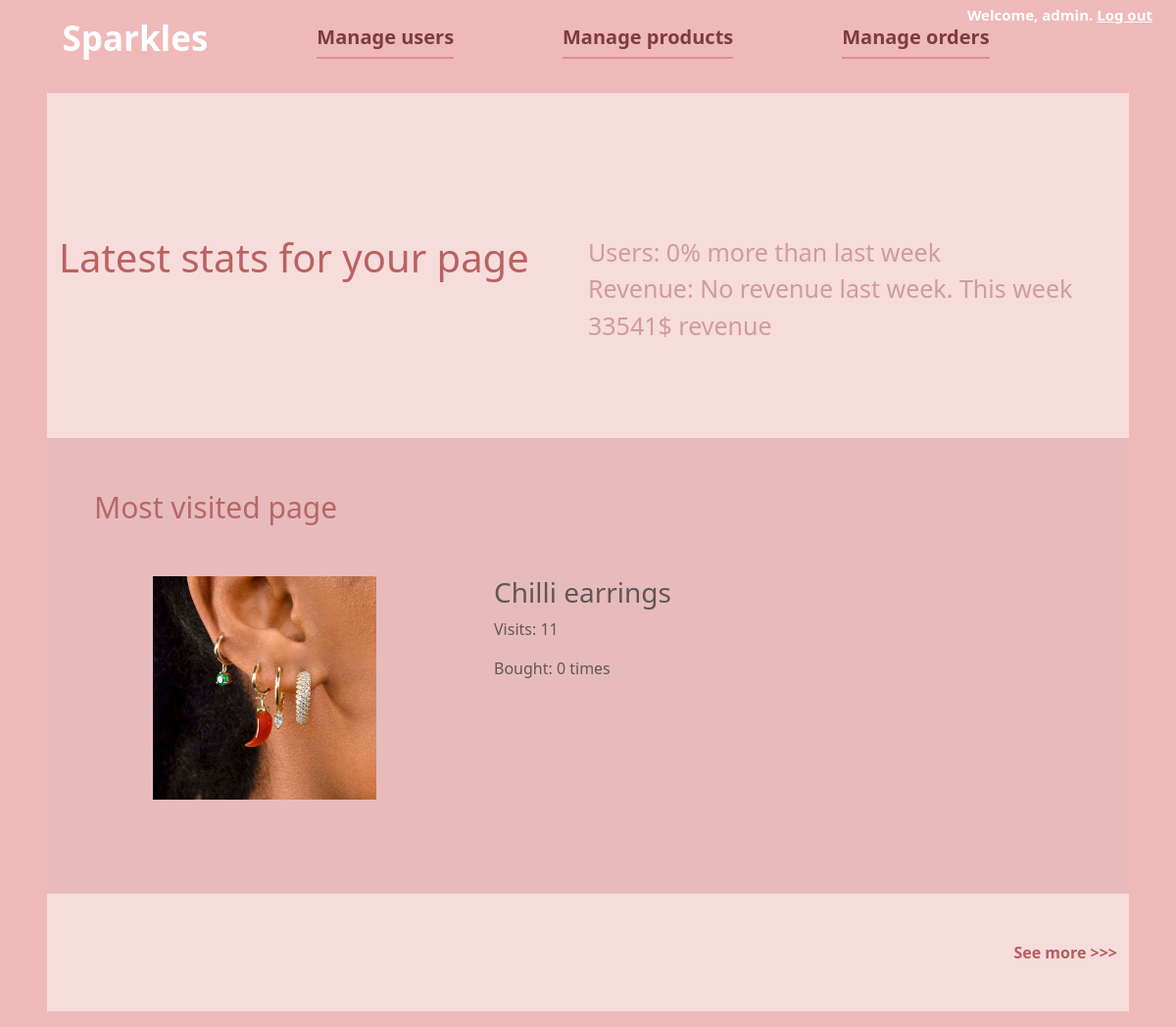
Before: /dashboard/ (signed in) with the older database file.
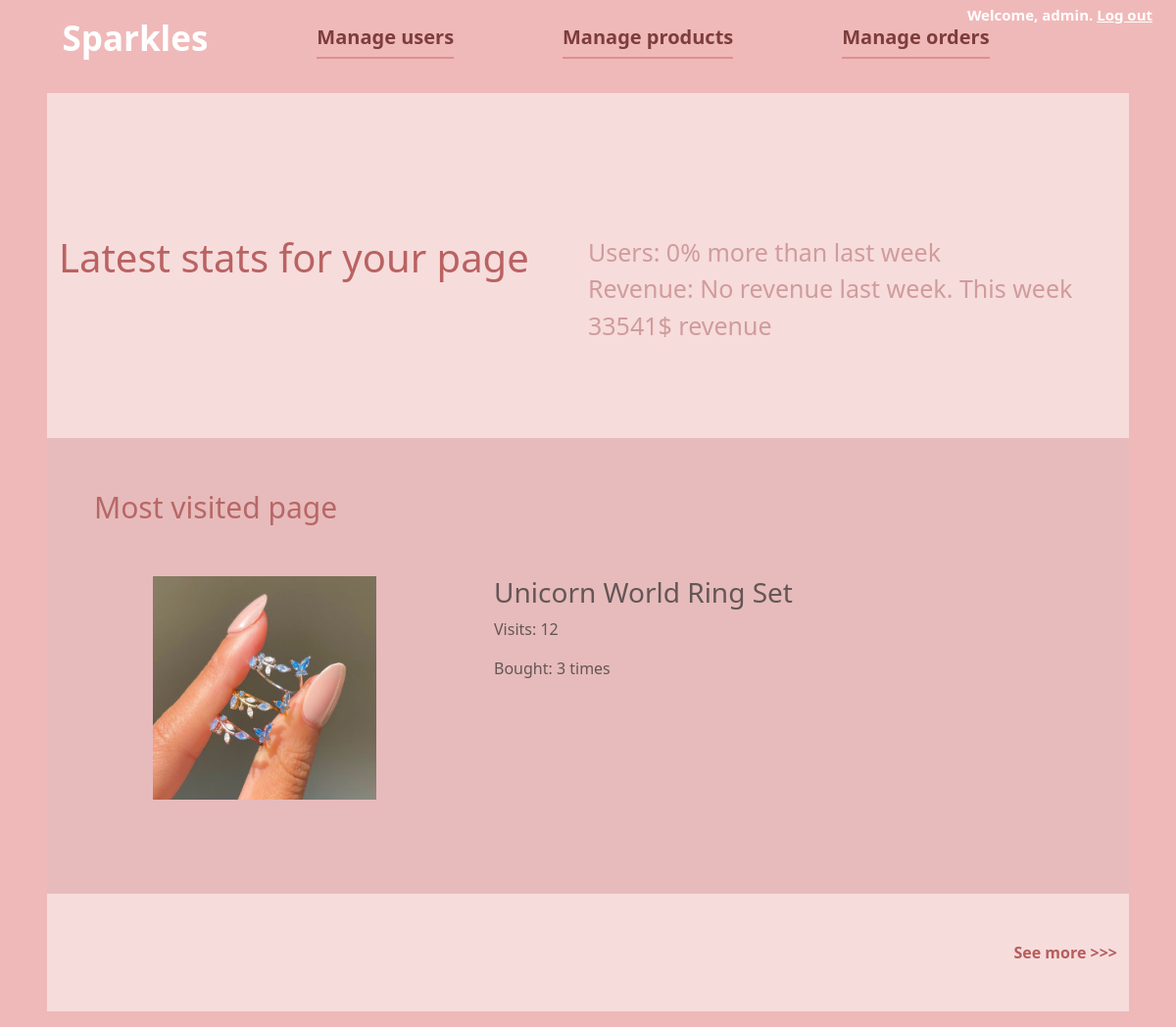
After: the same page with the newer database file.
### shop/models.py (models this page shows, shortened)
class Product(models.Model):
    name = models.CharField(max_length=255)
    quantity = models.IntegerField()
    price = models.IntegerField()
    image = models.ImageField(upload_to='images', blank=True)
    description = models.TextField(max_length=255)
    category = models.ForeignKey(Category, on_delete=models.CASCADE)
    brand = models.ForeignKey(Brand, on_delete=models.CASCADE, blank=True, null=True)
    visits = models.IntegerField(default=0)

### shop/views.py (the view)
# urls.py: path('dashboard/', dashboard, name="dashboard"),
@login_required(login_url="/admin_login")
@user_passes_test(is_seller, login_url="/admin_login")
def dashboard(request):
    context = dict()
    context['most_visited_product'] = get_most_visited_product_info()
    users_last_week = get_number_users_in_interval(14, 7)
    users_this_week = get_number_users_in_interval(7,0)
    msg_users =  f"{int((float(users_this_week)-float(users_last_week))*100/float(users_last_week))}% more than last week" if users_this_week>=users_last_week and users_last_week!=0 and users_this_week!=0 \
                else f"{int((float(users_last_week)-float(users_this_week))*100/float(users_this_week))}% less than last week" if users_last_week>users_this_week and users_last_week!=0 and users_this_week!=0 \
                else f"No users this week. Last week {users_last_week} new users" if users_this_week==0 \
                else f"No users last week. This week {users_this_week} new users"
    print(f"Users last week: {users_last_week}, this week: {users_this_week}")
    revenue_last_week = get_revenue_in_interval(14,7)
    revenue_this_week = get_revenue_in_interval(7,0)
    msg_revenue =  f"{int((float(revenue_this_week)-float(revenue_last_week))*100/float(revenue_last_week))}% more than last week" if revenue_this_week>=revenue_last_week and revenue_last_week!=0 and revenue_this_week!=0 \
                else f"{int((float(revenue_last_week)-float(revenue_this_week))*100/float(revenue_this_week))}% less than last week" if revenue_last_week>revenue_this_week and revenue_last_week!=0 and revenue_this_week!=0 \
                else f"No revenue this week. Last week {revenue_last_week}$ revenue" if revenue_this_week==0 \
                else f"No revenue last week. This week {revenue_this_week}$ revenue"
    print(f"Revenue last week: {revenue_last_week}, this week: {revenue_this_week}")
    context["user_info"] = msg_users
    context["revenue_info"] = msg_revenue
    return render(request, "seller/dashboard.html", context=context)

### shop/models.py (called while the page is built)
    def __str__(self) -> str:
        return f"{self.user.username} - {self.total}. Paid order: {self.paid}"

### shop/views.py (called while the page is built)
def is_seller(user):
    return user.groups.filter(name='Seller').exists()

def get_most_visited_product_info():
    product = max(Product.objects.all(), key=lambda x: x.visits)
    times_bought = len(OrderItem.objects.filter(product=product))
    return {"product" : product, "times_bought": times_bought}

def get_number_users_in_interval(start, end):
    start_date = datetime.datetime.now()
    if start!=0:
        start_date = datetime.datetime.now() - datetime.timedelta(days = start)
    end_date = datetime.datetime.now()
    if end!=0:
        end_date = datetime.datetime.now() - datetime.timedelta(days = end)
    users = User.objects.filter(date_joined__gt=start_date, date_joined__lte=end_date)
    print(f"Users: {users} Total {len(users)}")
    return len(users)

### shop/templates/seller/dashboard.html
{% extends "seller/seller_base.html" %}
{% block content %}
<div style="background-color: rgb(240, 185, 185);width: 100%;" >
    <div class="px-5 py-3" style="width: 100%; height: 100%;">
        <div style="background-color: rgba(255, 255, 255, 0.5); width: 100%; height: 100%;">
            <div class="container py-5">
                <div class="row py-5 my-5">
                    <div class="col"><h1 style="color: rgb(186, 98, 98);">Latest stats for your page</h1></div>
                    <div class="col" style="color: rgb(208, 156, 156); font-size: 25px;">
                        <div class="row">
                            Users: {{user_info}}
                        </div>
                        <div class="row">
                            Revenue: {{revenue_info}}
                        </div>
                    </div>
                </div>
                <div class="row my-5 p-5" style="background-color: rgb(231, 187, 187);">
                    <div class="col">
                        <div class="row" style="color: rgb(184, 103, 103); font-size: 30px;">Most visited page</div>
                        <div class="row">
                            <div class="col-md-3 m-5">
                                <img src="{{most_visited_product.product.image.url}}" width="100%"/>
                            </div>
                            <div class="col m-5" style="color: rgb(100, 86, 86);">
                                <h3>{{most_visited_product.product.name}}</h3>
                                <p>Visits: {{most_visited_product.product.visits}}</p>
                                <p>Bought: {{most_visited_product.times_bought}} times</p>
                            </div>
                        </div>
                    </div>
                </div>
                <div class="d-flex flex-row justify-content-end fw-bold" style="color: rgb(181, 93, 93);">
                    <a href="/stats">See more >>></a>
                </div>
            </div>
        </div>
    </div>
</div>
{% endblock %}

Changed rows visible on the page:
no longer on this page (row unchanged): Product: product.image (picture), product.name "Chilli earrings", product.visits "11"
now on this page (row edited): Product: product.image (picture), product.name "Unicorn World Ring Set", product.visits "12"
Other visible differences:
{{ most_visited_product.times_bought }}: "0" → "3"
